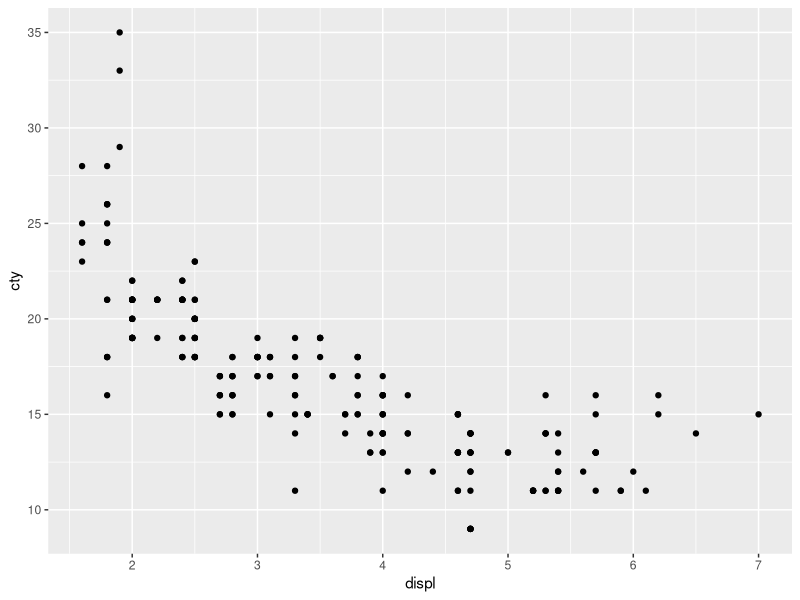
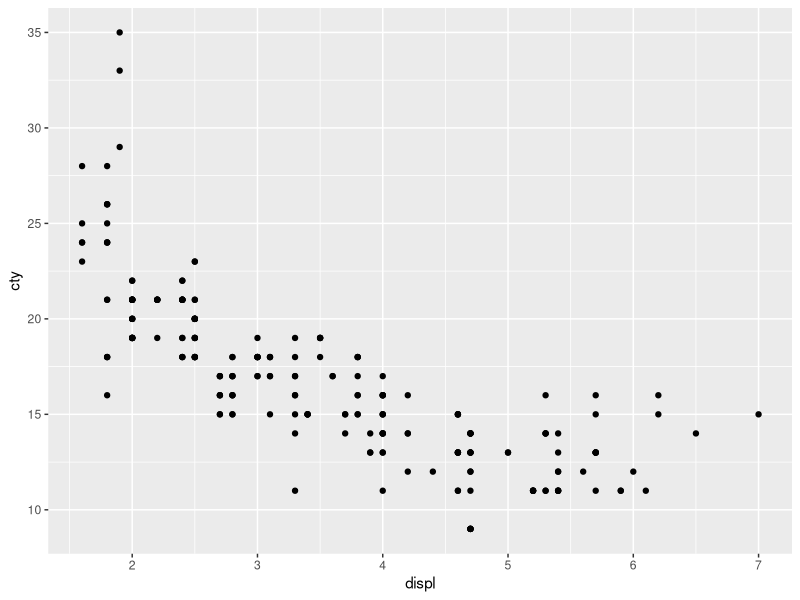
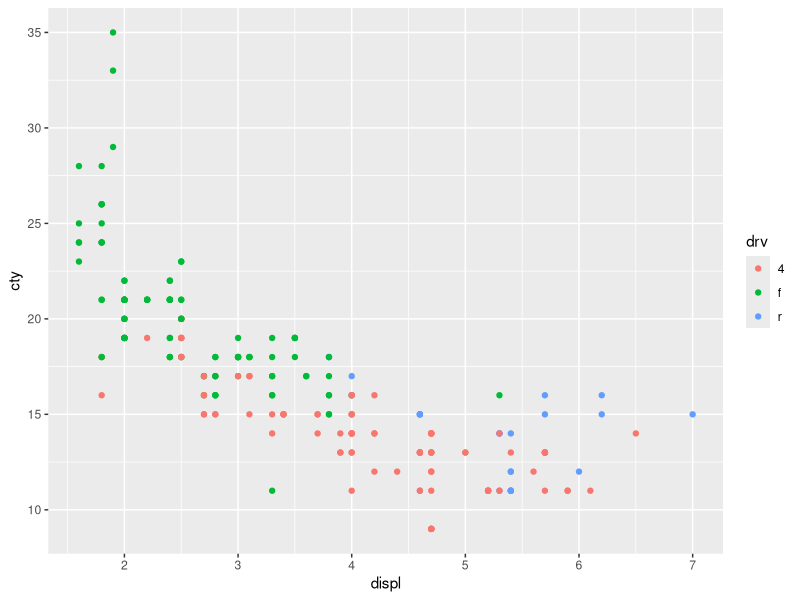
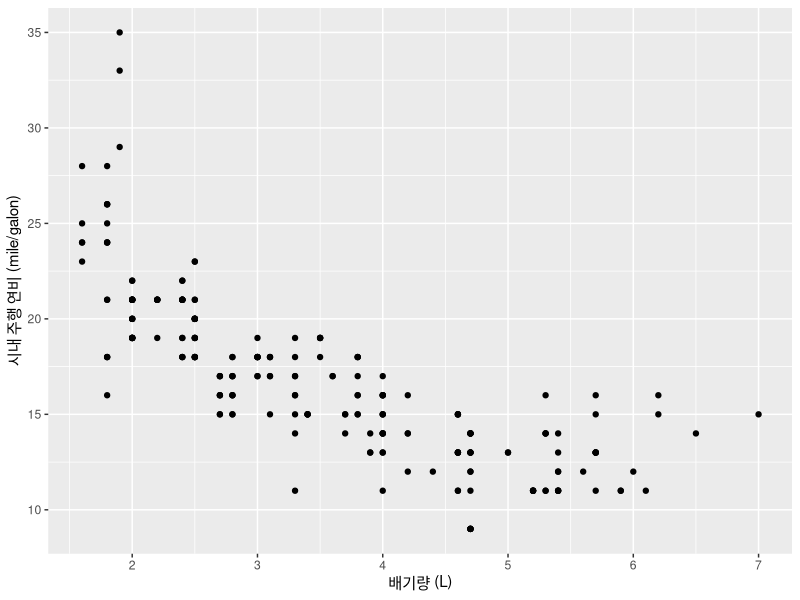
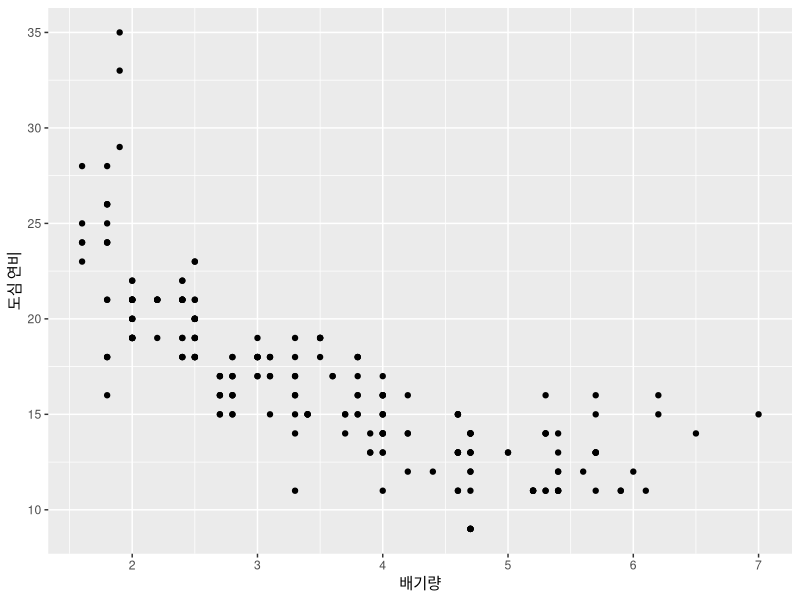
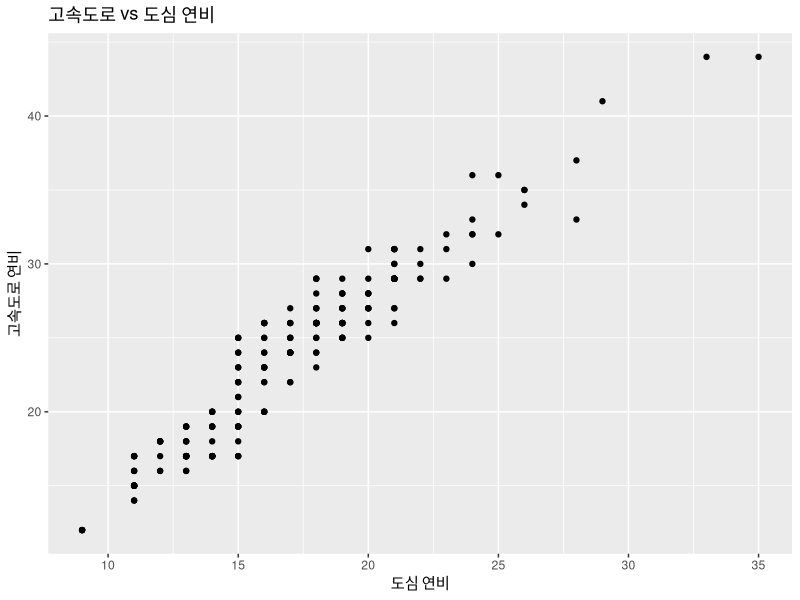
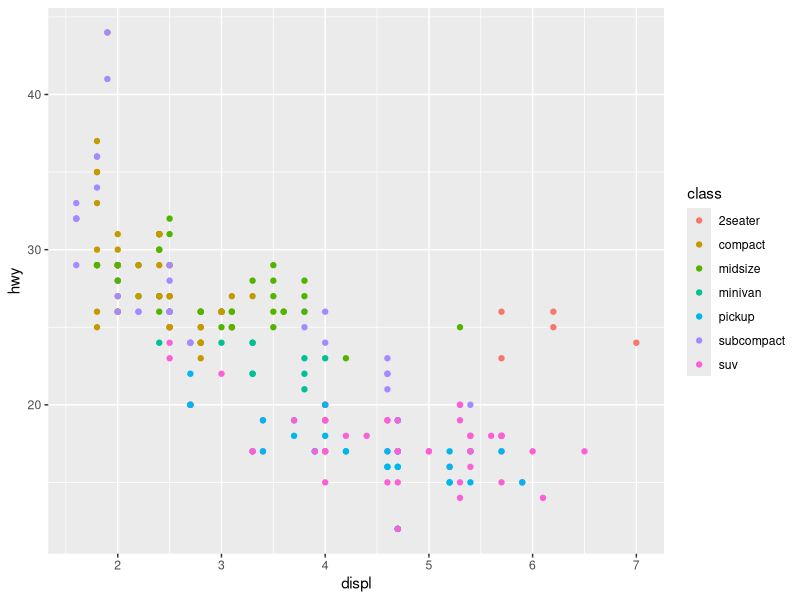
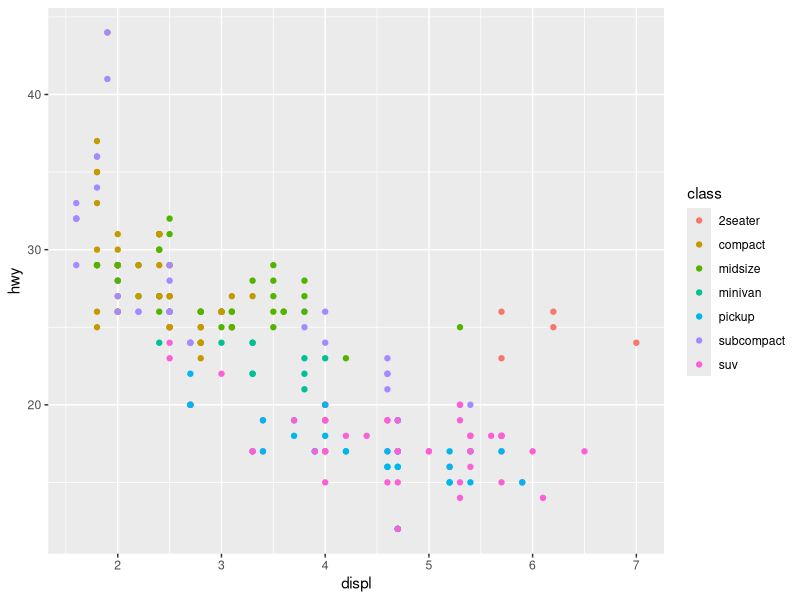

Source code (R) for these figures, in order:
# ggplot2::ggplot() 함수를 사용한 데이터 시각화(Visualization)

library(tidyverse)
search()

mpg <- as.data.frame(ggplot2::mpg)
head(mpg)

# cty(시내주행연비) ~ displ(배기량)
# quick plot
qplot(x = displ, y = cty, data = mpg)

# ggplot
ggplot(data = mpg) +  # 그래프 (배경) 활성화
  geom_point(mapping = aes(x = displ, y = cty))  # 그래프 종류
  # 옵션들 추가

# cty ~ displ, 점의 색깔을 drv(구동 방식)에 따라서 다르게.
ggplot(data = mpg) +
  geom_point(mapping = aes(x = displ, y = cty, color = drv))

ggplot(data = mpg, mapping = aes(x = displ, y = cty)) +
  geom_point() +
  xlab('배기량 (L)') +
  ylab('시내 주행 연비 (mile/galon)')

# ggplot 그래프는 단계별로 변수에 저장할 수 있음.
g <- ggplot(data = mpg, mapping = aes(x = displ, y = cty))
g <- g + geom_point()
g <- g + xlab('배기량') + ylab('도심 연비')
g

# hwy ~ cty 산점도 그래프(scatter plot) - geom_point()
ggplot(data = mpg) +
  geom_point(mapping = aes(x = cty, y = hwy)) +
  xlab('도심 연비') +
  ylab('고속도로 연비') +
  ggtitle('고속도로 vs 도심 연비')

# hwy ~ displ 산점도 그래프.
# 점의 색깔이 class에 따라서 바뀌도록.
ggplot(data = mpg) +
  geom_point(mapping = aes(x = displ, y = hwy, color = class))

ggplot(data = mpg,
       mapping = aes(x = displ, y = hwy, color = class)) +
  geom_point()

ggplot(data = mpg,
       mapping = aes(x = displ, y = hwy)) +
  geom_point(mapping = aes(color = class))


# aesthetic mapping: aes()
# "변수(데이터 프레임의 컬럼)에 따라서" 달라지는 
# 색깔, 모양, 크기, ... 등의 설정을 mapping
# 변수에 따라서 달라지는 것이 아니라, 한가지 값으로만 설정할 때는
# aes()을 사용하지 않음!

ggplot(data = mpg) +
  geom_point(mapping = aes(x = displ, y = hwy),
             color = 'blue')

ggplot(data = mpg) +
  geom_point(mapping = aes(x = displ, y = hwy, color = 'blue'))

# hwy ~ displ 산점도 그래프
# 색깔(color)는 class에 따라서, 모양(shape)은 drv에 따라서 다르게.
ggplot(data = mpg) +
  geom_point(mapping = aes(x = displ, y = hwy,
                           color = class, shape = drv))

# geometry 함수들:
g <- ggplot(data = mpg, mapping = aes(x = displ, y = hwy))
g + geom_smooth()
g + geom_point() + geom_smooth()

# hwy ~ displ 산점도(geom_point) + 회귀 곡선(geom_smooth)
# 점의 색깔(color)을 drv에 따라서 다르게 mapping
# 곡선 모양(linetype)을 drv에 따라서 다르게 mapping
g + geom_point(mapping = aes(color = drv)) +
  geom_smooth(mapping = aes(linetype = drv))

# 위 그래프와 아래 그래프의 차이?
ggplot(data = mpg, 
       mapping = aes(x = displ, y = hwy, color = drv)) +
  geom_point() +
  geom_smooth(mapping = aes(linetype = drv))


